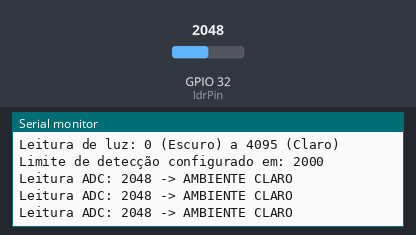
A sketch run on a simulated ESP32. Shown: the last lines printed to the serial monitor. The test bench sets the inputs (shaded band); at power-on: GPIO 32 (ldrPin) = 2048.

Above: at 1.3 s.
1.4 s: GPIO 32 (ldrPin) set to 1933
At 1.9 s:
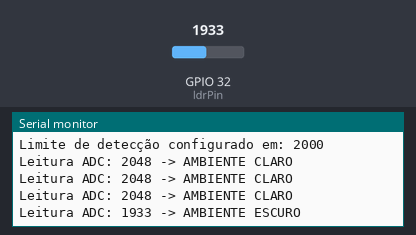
3.5 s: GPIO 32 (ldrPin) set to 2040
At 3.9 s:
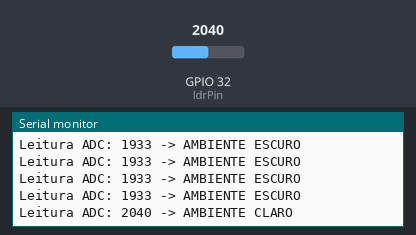

The sketch:

ldr.ino
```cpp
const int ldrPin = 32;

const int LIMITE_LUZ = 2000;

void setup() {
  Serial.begin(115200);

  Serial.println("--- Teste do Sensor LDR ---");
  Serial.println("Leitura de luz: 0 (Escuro) a 4095 (Claro)");
  Serial.println("Limite de detecção configurado em: " + String(LIMITE_LUZ));
}

void loop() {
  int ldrValue = analogRead(ldrPin);

  Serial.print("Leitura ADC: ");
  Serial.print(ldrValue);

  if (ldrValue > LIMITE_LUZ) {
    Serial.println(" -> AMBIENTE CLARO");
  } else {
    Serial.println(" -> AMBIENTE ESCURO");
  }

  delay(500);
}
```

Measured:
- the behaviour switches between 2001 and 2000 on GPIO 32 (ldrPin) (found by bisection; images 0 and 1)
- after the input at 1.4 s, the serial monitor: prints a new line after 0.11 s (image 1)
- after the input at 3.5 s, the serial monitor: prints a new line at once (image 2)
